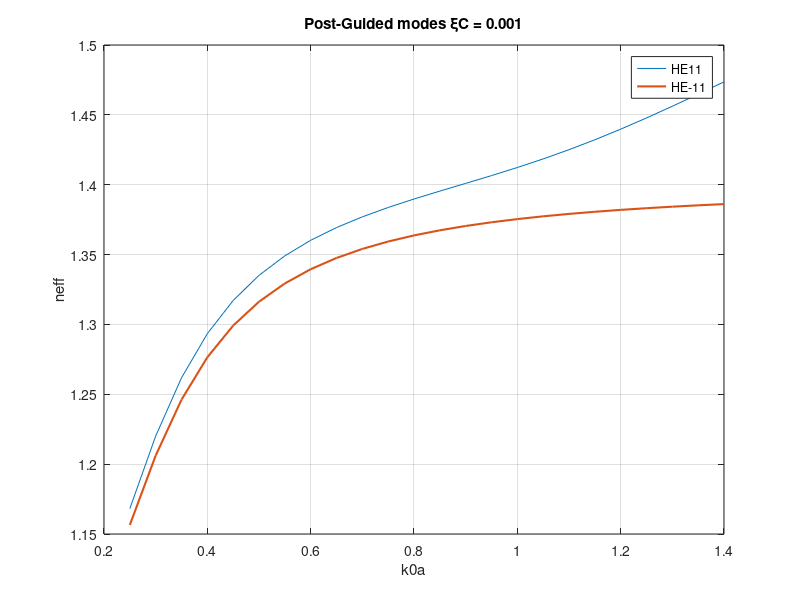
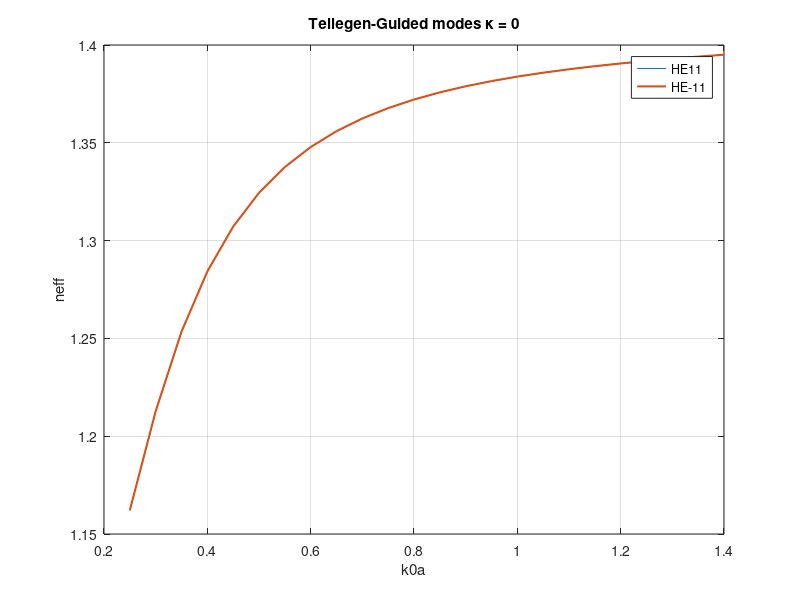

Write MATLAB code to recreate these figures, in order.
clc, close all, clear all


% Plot
%Post

%Chirality=0
% x=linspace(0.25,1.4,24);
% y1=[1.1621264112771685 1.2127439270702591 1.2534355708765392 1.284212281590459 1.3071649934951726 ... 
%     1.3244183401266998 1.3375932313128533 1.3478325179385868 1.3559284594054222 1.362433238041437 ...
% 1.367737017371117 1.3721200610699893 1.3757871308930476 1.3788903114021598 1.38154434303737 ...
% 1.3838370784388538 1.385836726758082 1.3875969520958764 1.3891605166328782 1.3905619218694452...
% 1.3918293502642074 1.3929861093227667 1.3940517221805035 1.395042755166106];
% y2=[1.1621264112931426 1.21274392709108 1.2534355709026999 1.284212281622229 1.3071649935329228 ...
% 1.324418340170926 1.337593231364173 1.3478325179977662 1.3559284594733634 1.362433238119182 ...
% 1.367737017459864 1.3721200611711106 1.375787131008108 1.378890311532942 1.381544343185922 ...
% 1.3838370786075118 1.3858367269495293 1.3875969523132037 1.3891605168796417 1.3905619221497467...
% 1.3918293499456238 1.3929861089604174 1.3940517217680437 1.3950427546961996];
% figure('Name','Guided modes'), plot(x,y1,x,y2,'LineWidth',1.5), grid on
% legend('HE11','HE-11','Location','best')
% title('Post-Guided modes ξC = 0')
% xlabel('k0a') 
% ylabel('neff')

%Chirality=0.001
x=linspace(0.25,1.4,24);
y11=[1.1681969111305888 1.2200684486038131 1.2617911200808285 1.2934119461957398 1.3171221478330613...
1.3351243607607892 1.349094207434653 1.3602172846503713 1.369325046357276 1.3770107697896088...
1.3837114133599462 1.3897625664548319 1.3954346909746413 1.4009560990510448 1.40652539203857...
1.412314364106407 1.4184623997902372 1.4250656859983772 1.4321678259513664 1.4397589155895598...
1.4477853562925067 1.4561661334915994 1.464808907554616 1.4736217726997554];
ym11=[1.1564687805890532 1.2061162234225684 1.2461254529849926 1.2764748979656024 1.29916531568906...
1.3162561471373262 1.3293294703144851 1.3395054125702635 1.347562468597562 1.354044040835857...
1.3593343624686423 1.3637094496244038 1.3673708406152945 1.370468034575687 1.3731135891325208...
1.3753934271325583 1.3773739815279358 1.379107224371738 1.3806342587472722 1.3819879200956704...
1.3831946847989791 1.3842760876091842 1.38524978629161 1.386130369750182];
figure('Name','Guided modes'), plot(x,y11,x,ym11,'LineWidth',1.5), grid on
legend('HE11','HE-11','Location','best')
title('Post-Guided modes ξC = 0.001')
xlabel('k0a') 
ylabel('neff')

%Tellegen

%Chirality=0
x=linspace(0.25,1.4,24);
y11=[1.1621264112930607 1.212743927091011 1.2534355709026448 1.2842122816221875 1.3071649935328882...
1.3244183401709009 1.3375932313641514 1.347832517997747 1.3559284594733447 1.362433238119169 ...
1.3677370174598527 1.3721200611710989 1.3757871310080982 1.3788903115329336 1.3815443431859145...
1.383837078607504 1.3858367269495224 1.3875969523131977 1.3891605168796366 1.390561922149741...
1.391829350264202 1.3929861093227616 1.394051722180498 1.3950427551661018];
ym11=[1.162126411277249 1.2127439270703229 1.253435570876589 1.2842122815904988 1.3071649934952052...
1.3244183401267238 1.3375932313128729 1.3478325179386046 1.3559284594054377 1.3624332380414497...
1.367737017371128 1.3721200610699997 1.3757871308930572 1.3788903114021689 1.3815443430373788...
1.3838370784388605 1.3858367267580887 1.3875969520958829 1.3891605166328846 1.3905619218694498...
1.3918293499456291 1.392986108960422 1.394051721768049 1.3950427546962043];
figure('Name','Guided modes'), plot(x,y11,x,ym11,'LineWidth',1.5), grid on
legend('HE11','HE-11','Location','best')
title('Tellegen-Guided modes κ = 0')
xlabel('k0a') 
ylabel('neff')

% % Chirality=0.1
% x=linspace(0.25,1.4,24);
% y11=[1.1642995829623102 1.2153402724294138 1.2563632601774084 1.2873912371381797 1.3105493347371109...
% 1.3279874441154527 1.3413422407164892 1.3517666969192323 1.3600602569063287 1.366780893175523...
% 1.3723240404604506 1.3769752479940158 1.3809449395469933 1.3843915152161386 1.3874369174976728...
% 1.3901772909445005 1.392690394794281 1.3950408103115053 1.3972835880191226 1.3994667209027682...
% 1.4016326617397747 1.4038190073945604 1.4060584503223033 1.408378151497786];
% ym11=[1.1598662130849395 1.210073611773484 1.250462702397353 1.2810321162998621 1.3038373851174945...
% 1.3209775560146386 1.3340583296616446 1.3442136763079122 1.3522304818458935 1.3586574933600177...
% 1.3638825325791506 1.3681841508999621 1.3717657629451114 1.3747783138290501 1.3773355137178478...
% 1.3795242290596492 1.3814116811907255 1.3830505105011417 1.3844823921100864 1.385740653772802...
% 1.3868521964741172 1.387838920911235 1.388718799247397 1.3895066890458383];
% figure('Name','Guided modes'), plot(x,y11,x,ym11,'LineWidth',1.5), grid on
% legend('HE11','HE-11','Location','best')
% title('Tellegen-Guided modes κ = 0.1')
% xlabel('k0a') 
% ylabel('neff')
